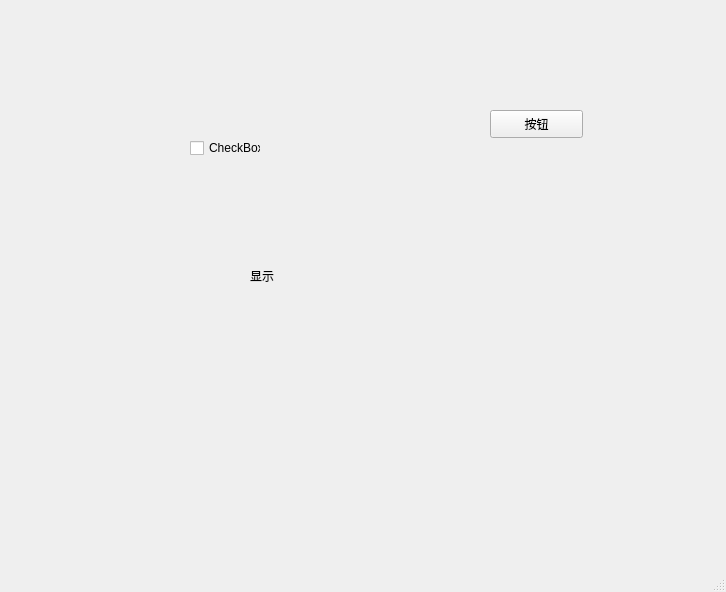
<?xml version="1.0" encoding="UTF-8"?>
<ui version="4.0">
 <class>MainWindow</class>
 <widget class="QMainWindow" name="MainWindow">
  <property name="geometry">
   <rect>
    <x>0</x>
    <y>0</y>
    <width>726</width>
    <height>592</height>
   </rect>
  </property>
  <property name="windowTitle">
   <string>MainWindow</string>
  </property>
  <widget class="QWidget" name="centralwidget">
   <widget class="QPushButton" name="pushButton">
    <property name="geometry">
     <rect>
      <x>490</x>
      <y>110</y>
      <width>93</width>
      <height>28</height>
     </rect>
    </property>
    <property name="text">
     <string>按钮</string>
    </property>
   </widget>
   <widget class="QCheckBox" name="checkBox">
    <property name="geometry">
     <rect>
      <x>190</x>
      <y>140</y>
      <width>71</width>
      <height>16</height>
     </rect>
    </property>
    <property name="text">
     <string>CheckBox</string>
    </property>
   </widget>
   <widget class="QLabel" name="label">
    <property name="geometry">
     <rect>
      <x>250</x>
      <y>270</y>
      <width>54</width>
      <height>12</height>
     </rect>
    </property>
    <property name="text">
     <string>显示</string>
    </property>
   </widget>
  </widget>
  <widget class="QMenuBar" name="menubar">
   <property name="geometry">
    <rect>
     <x>0</x>
     <y>0</y>
     <width>726</width>
     <height>23</height>
    </rect>
   </property>
  </widget>
  <widget class="QStatusBar" name="statusbar"/>
 </widget>
 <resources/>
 <connections/>
</ui>
